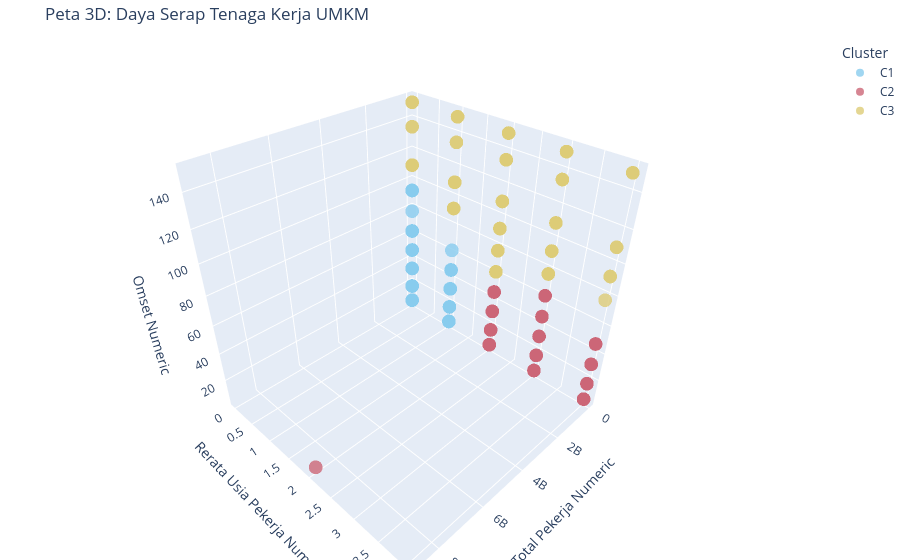
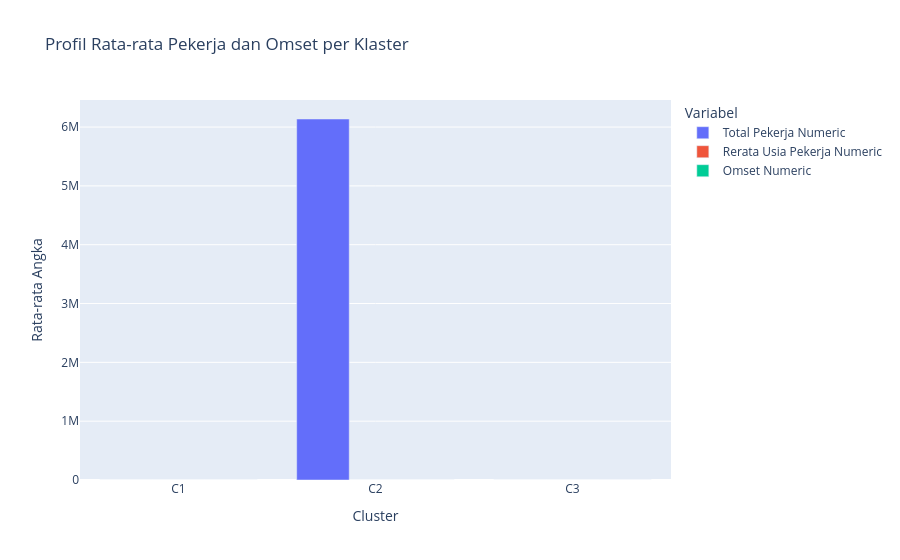

Notebook code for these charts, in order:
### Code cell
import plotly.express as px

# =========================================================
# 1. Visualisasi 3D Interaktif (Total Pekerja vs Usia vs Omset)
# =========================================================
fig_3d_c5 = px.scatter_3d(
    df, 
    x=fitur_yang_dipakai[0], # Total Pekerja Numeric
    y=fitur_yang_dipakai[1], # Rerata Usia Pekerja Numeric
    z=fitur_yang_dipakai[2], # Omset Numeric
    color='Cluster',
    hover_name='Nama Usaha',
    title="Peta 3D: Daya Serap Tenaga Kerja UMKM",
    opacity=0.8,
    size_max=12,
    color_discrete_sequence=px.colors.qualitative.Safe
)

fig_3d_c5.update_layout(margin=dict(l=0, r=0, b=0, t=40))
fig_3d_c5.show()


# =========================================================
# 2. Bar Chart (Pembandingan Profil Rata-rata Ketenagakerjaan)
# =========================================================
# Mengambil rata-rata metrik dari setiap klaster
df_avg_c5 = df.groupby('Cluster')[fitur_yang_dipakai].mean().reset_index()

# Melakukan transformasi data (melt)
df_melted_c5 = df_avg_c5.melt(id_vars='Cluster', value_vars=fitur_yang_dipakai, 
                        var_name='Variabel', value_name='Rata-rata Angka')

# Menggambar diagram batang
fig_bar_c5 = px.bar(
    df_melted_c5, 
    x='Cluster', 
    y='Rata-rata Angka', 
    color='Variabel', 
    barmode='group',
    title="Profil Rata-rata Pekerja dan Omset per Klaster"
)
fig_bar_c5.show()

### Figure 1 — Plotly figure (JSON) as saved in the notebook; plotly's stock layout.template omitted (floating-point values rounded to 4 significant figures; data arrays with more than 128 entries replaced by an {"elided": "..."} marker saying what was removed)
{"data": [{"hovertemplate": "<b>%{hovertext}</b><br><br>Cluster=C1<br>Total Pekerja Numeric=%{x}<br>Rerata Usia Pekerja Numeric=%{y}<br>Omset Numeric=%{z}<extra></extra>", "hovertext": {"elided": "1026 str values"}, "legendgroup": "C1", "marker": {"color": "rgb(136, 204, 238)", "opacity": 0.8, "symbol": "circle"}, "mode": "markers", "name": "C1", "scene": "scene", "showlegend": true, "type": "scatter3d", "x": {"elided": "1026 int values"}, "y": {"elided": "1026 int values"}, "z": {"elided": "1026 float values"}}, {"hovertemplate": "<b>%{hovertext}</b><br><br>Cluster=C2<br>Total Pekerja Numeric=%{x}<br>Rerata Usia Pekerja Numeric=%{y}<br>Omset Numeric=%{z}<extra></extra>", "hovertext": {"elided": "1436 str values"}, "legendgroup": "C2", "marker": {"color": "rgb(204, 102, 119)", "opacity": 0.8, "symbol": "circle"}, "mode": "markers", "name": "C2", "scene": "scene", "showlegend": true, "type": "scatter3d", "x": {"elided": "1436 int values"}, "y": {"elided": "1436 int values"}, "z": {"elided": "1436 float values"}}, {"hovertemplate": "<b>%{hovertext}</b><br><br>Cluster=C3<br>Total Pekerja Numeric=%{x}<br>Rerata Usia Pekerja Numeric=%{y}<br>Omset Numeric=%{z}<extra></extra>", "hovertext": {"elided": "158 str values"}, "legendgroup": "C3", "marker": {"color": "rgb(221, 204, 119)", "opacity": 0.8, "symbol": "circle"}, "mode": "markers", "name": "C3", "scene": "scene", "showlegend": true, "type": "scatter3d", "x": {"elided": "158 int values"}, "y": {"elided": "158 int values"}, "z": {"elided": "158 float values"}}], "layout": {"legend": {"title": {"text": "Cluster"}, "tracegroupgap": 0}, "margin": {"b": 0, "l": 0, "r": 0, "t": 40}, "scene": {"domain": {"x": [0, 1], "y": [0, 1]}, "xaxis": {"title": {"text": "Total Pekerja Numeric"}}, "yaxis": {"title": {"text": "Rerata Usia Pekerja Numeric"}}, "zaxis": {"title": {"text": "Omset Numeric"}}}, "title": {"text": "Peta 3D: Daya Serap Tenaga Kerja UMKM"}}}

### Figure 2 — Plotly figure (JSON) as saved in the notebook; plotly's stock layout.template omitted (floating-point values rounded to 4 significant figures)
{"data": [{"alignmentgroup": "True", "hovertemplate": "Variabel=Total Pekerja Numeric<br>Cluster=%{x}<br>Rata-rata Angka=%{y}<extra></extra>", "legendgroup": "Total Pekerja Numeric", "marker": {"color": "#636efa", "pattern": {"shape": ""}}, "name": "Total Pekerja Numeric", "offsetgroup": "Total Pekerja Numeric", "orientation": "v", "showlegend": true, "textposition": "auto", "type": "bar", "x": ["C1", "C2", "C3"], "xaxis": "x", "y": [0.4591, 6137000.0, 4.386], "yaxis": "y"}, {"alignmentgroup": "True", "hovertemplate": "Variabel=Rerata Usia Pekerja Numeric<br>Cluster=%{x}<br>Rata-rata Angka=%{y}<extra></extra>", "legendgroup": "Rerata Usia Pekerja Numeric", "marker": {"color": "#EF553B", "pattern": {"shape": ""}}, "name": "Rerata Usia Pekerja Numeric", "offsetgroup": "Rerata Usia Pekerja Numeric", "orientation": "v", "showlegend": true, "textposition": "auto", "type": "bar", "x": ["C1", "C2", "C3"], "xaxis": "x", "y": [0.1287, 2.823, 2.234], "yaxis": "y"}, {"alignmentgroup": "True", "hovertemplate": "Variabel=Omset Numeric<br>Cluster=%{x}<br>Rata-rata Angka=%{y}<extra></extra>", "legendgroup": "Omset Numeric", "marker": {"color": "#00cc96", "pattern": {"shape": ""}}, "name": "Omset Numeric", "offsetgroup": "Omset Numeric", "orientation": "v", "showlegend": true, "textposition": "auto", "type": "bar", "x": ["C1", "C2", "C3"], "xaxis": "x", "y": [10.51, 12.68, 112.8], "yaxis": "y"}], "layout": {"barmode": "group", "legend": {"title": {"text": "Variabel"}, "tracegroupgap": 0}, "title": {"text": "Profil Rata-rata Pekerja dan Omset per Klaster"}, "xaxis": {"anchor": "y", "domain": [0, 1], "title": {"text": "Cluster"}}, "yaxis": {"anchor": "x", "domain": [0, 1], "title": {"text": "Rata-rata Angka"}}}}
